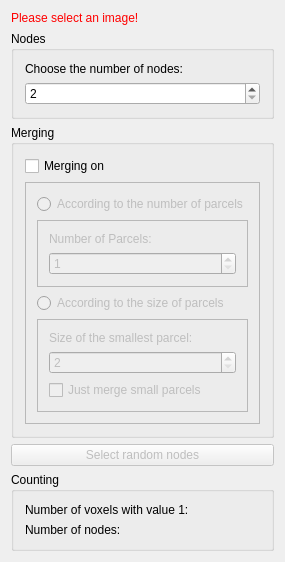
<?xml version="1.0" encoding="UTF-8"?>
<ui version="4.0">
 <class>QmitkRandomParcellationViewControls</class>
 <widget class="QWidget" name="QmitkRandomParcellationViewControls">
  <property name="enabled">
   <bool>true</bool>
  </property>
  <property name="geometry">
   <rect>
    <x>0</x>
    <y>0</y>
    <width>249</width>
    <height>517</height>
   </rect>
  </property>
  <property name="minimumSize">
   <size>
    <width>0</width>
    <height>0</height>
   </size>
  </property>
  <property name="windowTitle">
   <string>QmitkTemplate</string>
  </property>
  <layout class="QVBoxLayout" name="verticalLayout">
   <item>
    <widget class="QLabel" name="labelWarning">
     <property name="styleSheet">
      <string notr="true">QLabel { color: rgb(255, 0, 0) }</string>
     </property>
     <property name="text">
      <string>Please select an image!</string>
     </property>
    </widget>
   </item>
   <item>
    <widget class="QGroupBox" name="groupBoxNumberNodes">
     <property name="enabled">
      <bool>true</bool>
     </property>
     <property name="title">
      <string>Nodes</string>
     </property>
     <property name="checkable">
      <bool>false</bool>
     </property>
     <layout class="QVBoxLayout" name="verticalLayout_4">
      <item>
       <widget class="QLabel" name="label">
        <property name="enabled">
         <bool>true</bool>
        </property>
        <property name="text">
         <string>Choose the number of nodes:</string>
        </property>
       </widget>
      </item>
      <item>
       <widget class="QSpinBox" name="spinBoxNumberNodes">
        <property name="minimum">
         <number>2</number>
        </property>
        <property name="maximum">
         <number>5000</number>
        </property>
       </widget>
      </item>
     </layout>
    </widget>
   </item>
   <item>
    <widget class="QGroupBox" name="groupBoxMerging">
     <property name="enabled">
      <bool>true</bool>
     </property>
     <property name="title">
      <string>Merging</string>
     </property>
     <layout class="QVBoxLayout" name="verticalLayout_2">
      <item>
       <widget class="QCheckBox" name="checkBoxMerging">
        <property name="text">
         <string>Merging on</string>
        </property>
       </widget>
      </item>
      <item>
       <widget class="QFrame" name="frameMerging">
        <property name="enabled">
         <bool>false</bool>
        </property>
        <property name="frameShape">
         <enum>QFrame::StyledPanel</enum>
        </property>
        <property name="frameShadow">
         <enum>QFrame::Raised</enum>
        </property>
        <layout class="QVBoxLayout" name="verticalLayout_7">
         <item>
          <widget class="QRadioButton" name="radioButtonNumberParcels">
           <property name="text">
            <string>According to the number of parcels</string>
           </property>
          </widget>
         </item>
         <item>
          <widget class="QFrame" name="frameNumberParcels">
           <property name="enabled">
            <bool>false</bool>
           </property>
           <property name="frameShape">
            <enum>QFrame::StyledPanel</enum>
           </property>
           <property name="frameShadow">
            <enum>QFrame::Raised</enum>
           </property>
           <layout class="QVBoxLayout" name="verticalLayout_5">
            <item>
             <widget class="QLabel" name="label_3">
              <property name="text">
               <string>Number of Parcels:</string>
              </property>
             </widget>
            </item>
            <item>
             <widget class="QSpinBox" name="spinBoxNumberParcels">
              <property name="minimum">
               <number>1</number>
              </property>
              <property name="maximum">
               <number>5000</number>
              </property>
             </widget>
            </item>
           </layout>
          </widget>
         </item>
         <item>
          <widget class="QRadioButton" name="radioButtonSmallestParcel">
           <property name="text">
            <string>According to the size of parcels</string>
           </property>
          </widget>
         </item>
         <item>
          <widget class="QFrame" name="frameSmallestParcel">
           <property name="enabled">
            <bool>false</bool>
           </property>
           <property name="frameShape">
            <enum>QFrame::StyledPanel</enum>
           </property>
           <property name="frameShadow">
            <enum>QFrame::Raised</enum>
           </property>
           <layout class="QVBoxLayout" name="verticalLayout_3">
            <item>
             <widget class="QLabel" name="label_2">
              <property name="text">
               <string>Size of the smallest parcel:</string>
              </property>
             </widget>
            </item>
            <item>
             <widget class="QSpinBox" name="spinBoxSmallestParcel">
              <property name="minimum">
               <number>2</number>
              </property>
              <property name="maximum">
               <number>100000</number>
              </property>
             </widget>
            </item>
            <item>
             <widget class="QCheckBox" name="checkBoxJustMergeSmallParcels">
              <property name="text">
               <string>Just merge small parcels</string>
              </property>
             </widget>
            </item>
           </layout>
          </widget>
         </item>
        </layout>
       </widget>
      </item>
     </layout>
    </widget>
   </item>
   <item>
    <widget class="QPushButton" name="buttonSelectRandomNodes">
     <property name="enabled">
      <bool>false</bool>
     </property>
     <property name="toolTip">
      <string>Do image processing</string>
     </property>
     <property name="text">
      <string>Select random nodes</string>
     </property>
    </widget>
   </item>
   <item>
    <spacer name="verticalSpacer">
     <property name="orientation">
      <enum>Qt::Vertical</enum>
     </property>
     <property name="sizeHint" stdset="0">
      <size>
       <width>20</width>
       <height>40</height>
      </size>
     </property>
    </spacer>
   </item>
   <item>
    <widget class="QGroupBox" name="groupBoxCounting">
     <property name="title">
      <string>Counting</string>
     </property>
     <layout class="QVBoxLayout" name="verticalLayout_6">
      <item>
       <widget class="QLabel" name="labelNumberVoxels">
        <property name="text">
         <string>Number of voxels with value 1:</string>
        </property>
       </widget>
      </item>
      <item>
       <widget class="QLabel" name="labelNumberNodes">
        <property name="text">
         <string>Number of nodes:</string>
        </property>
       </widget>
      </item>
     </layout>
    </widget>
   </item>
  </layout>
 </widget>
 <layoutdefault spacing="6" margin="11"/>
 <resources/>
 <connections/>
</ui>
